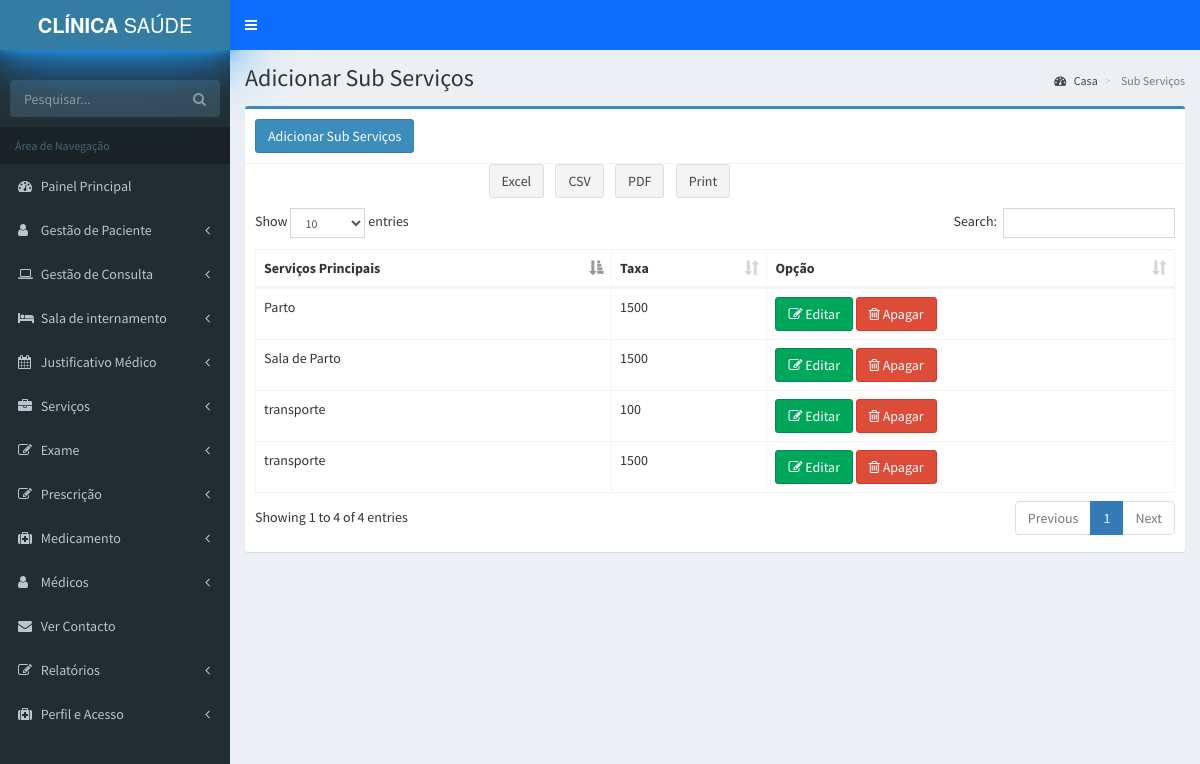
Page /Services/services.php on the committed database.
### tables this page shows
CREATE TABLE `subservices` (
  `service_id` int(100) NOT NULL,
  `sid` int(100) NOT NULL,
  `subservicename` varchar(100) NOT NULL,
  `Fee` int(100) NOT NULL
);

### Services/services.php (the view, shortened to what this page needs)
<?php include"../Include/header.php";?>
<?php include"../Include/sidebar.php";?>
<?php
include("../inc/connect.php") ;
$query=mysqli_query($connection,"SELECT * FROM subservices")or die (mysqli_error($connection));
$row1=mysql_fetch_all($query);
function mysql_fetch_all($query) {
    $all = array();
    while ($all[] = mysqli_fetch_assoc($query)) {$temp=$all;}
    return $temp;
}
?>
<div class="content-wrapper">
    <section class="content-header">
      <h1>
        Adicionar Sub Serviços
      </h1>
      <ol class="breadcrumb">
        <li><a href="#"><i class="fa fa-dashboard"></i> Casa</a></li>
        <li class="active"> Sub Serviços</li>
      </ol>
    </section>
     <section class="content">
      <div class="row">
      	<div class="col-xs-12">
        <div class="box box-primary">
            <div class="box-header with-border">
            	<a href="sub_services.php">
            	<button type="submit" name="submit" class="btn btn-primary">Adicionar Sub Serviços</button></a><br>
            </div>
<td>
<a href="./excelsubscervice.php"> <button type="button" class="btn btn-default">Excel</button></a>
</td>&nbsp;&nbsp;
<td>
<a href="csvsubservice.php"><button type="button" class="btn btn-default">CSV</button></a>
</td>&nbsp;&nbsp;
<td>
<a href="./PDF/subservice_pdf.php"><button type="button" class="btn btn-default">PDF</button></a>
 </td>&nbsp;&nbsp;
<td>
    <td>
<button type="button" onclick="window.print();" class="btn btn-default">Print</button>
                  </td>
            <div class="box-body">
<table id="example1" class="table table-bordered table-hover">
<thead>
 <tr>
  <th>Serviços Principais </th>
  <th>Taxa</th>
  <th>Opção</th>
</tr>
</thead>
<tbody>
	<?php
     foreach ($row1 as $row)
      {
?> <tr>
<td><?php echo $row['subservicename'];?></td>
<td><?php echo $row['Fee'];?></td>
<td><a href="editsubservices.php?id=<?php echo $row['service_id'];?>"><span class="btn btn-success bg-green"><i class="fa fa-edit"></i> Editar </span></a>
<a href="subdelete.php?id=<?php echo $row['service_id'];?>"><span class="btn btn-danger"><i class="fa fa-trash-o"></i> Apagar </span></a></td>
</tr>
<?php }
?>
</tbody>
</table>
</div>
</div>
</div>
</div>
</section>
    </div>
<?php include "../Include/footer.php";?>

### rows in the picture
subservices: subservicename "transporte", Fee "100"
subservices: subservicename "Parto", Fee "1500"
subservices: subservicename "Sala de Parto", Fee "1500"
subservices: subservicename "transporte", Fee "1500"
